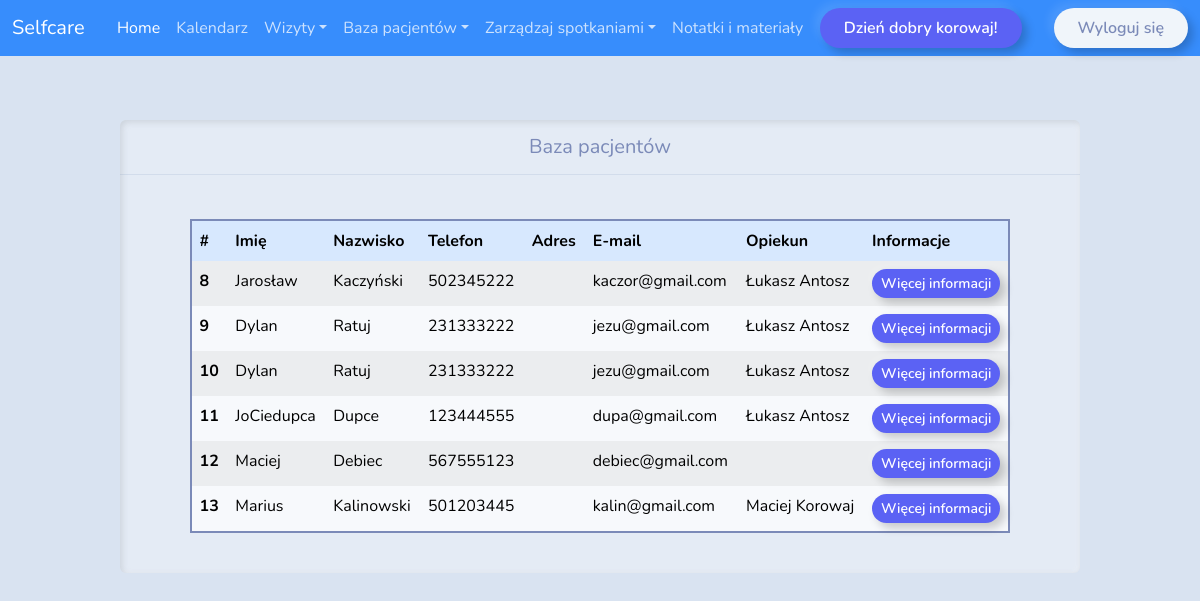
The app's page /patients/patients (signed in) with its own data.
### patients/models.py (models this page shows, shortened)
class Patient(models.Model):
    first_name = models.CharField(max_length=30)
    last_name = models.CharField(max_length=30)
    street = models.CharField(max_length=100, null=True)
    code = models.CharField(max_length=15, null=True)
    city = models.CharField(max_length = 40, null=True)
    phone_number = models.IntegerField()
    curator = models.ManyToManyField(Doctor, related_name="curator")
    email = models.EmailField(max_length=254)
    user = models.OneToOneField(User, on_delete=models.CASCADE, related_name='patient', null=True)
    group = models.ForeignKey(Group, on_delete=models.CASCADE, related_name='patients', null=True)
    captcha_score = models.FloatField(default = 0.0)

class Doctor(models.Model):
    first_name = models.CharField(max_length=30)
    last_name = models.CharField(max_length=30)
    street = models.CharField(max_length=100, null=True)
    code = models.CharField(max_length=6, null=True)
    city = models.CharField(max_length = 40, null=True)
    phone_number = models.IntegerField()
    proteges = models.ManyToManyField('Patient',blank=True, related_name="proteges")
    email = models.EmailField(max_length=254)
    user = models.OneToOneField(User, on_delete=models.CASCADE, related_name='doctor',null=True)
    captcha_score = models.FloatField(default = 0.0)
    group = models.ForeignKey(Group, on_delete=models.CASCADE, related_name='doctos', null=True)
    class Meta:
        permissions = [
            ("doctor_permission", "doctor_permission")
            ]

### patients/views.py (the view)
# urls.py: path('patients/', include("patients.urls")),
@group_required('doctors')
def patients(request):
    patients = Patient.objects.all()
    return render(request,"patients/patients.html", {
        "patients": patients,
        'user': request.user
    })

### patients/helpers.py (called while the page is built)
def group_required(group, login_url=None, raise_exception=False):
    def check_perms(user):
        if isinstance(group, six.string_types):
            groups = (group, )
        else:
            groups = group
        if user.groups.filter(name__in=groups).exists():
            return True
        if raise_exception:
            raise PermissionDenied
        return False
    return user_passes_test(check_perms, login_url=login_url)

### patients/templatetags/auth_extras.py (called while the page is built)
@register.filter(name='has_group')
def has_group(user, group_name):
    group = Group.objects.get(name=group_name)
    return True if group in user.groups.all() else False

### patients/templates/patients/patients.html (shortened to what this page needs)
{% extends "patients/layout.html" %}
{% load static %}
{% block body %}
<div class= "container-patients">
  <div class="card border-primary mb-3" style="width: 80%;">
      <div class="card-header text-center fs-5">Baza pacjentów</div>
      <div class="form-newpatient">
      <div class="card-body">
<div class="tables">
    <table id="data" class="table table-bordered table-striped table-hover patients-table">
      <thead>
      <tr class="table-primary">
        <th scope="col">#</th>
        <th scope="col">Imię</th>
        <th scope="col">Nazwisko</th>
        <th scope="col">Telefon</th>
        <th scope="col">Adres</th>
        <th scope="col">E-mail</th>
        <th scope="col">Opiekun</th>
        <th scope="col">Informacje</th>
      </tr>
      </thead>
      <tbody>
        {% for patient in patients  %}
      <tr class="table-secondary">
        <th scope="row">{{ patient.id }}</th>
        <td>{{ patient.first_name }}</td>
        <td>{{ patient.last_name }}</td>
        <td>{{ patient.phone_number}}</td>
        <td>{{ patient.address}}</td>
        <td>{{ patient.email}}</td>
        <td>
          {% for doctor in patient.curator.all %}
            {{ doctor.first_name }} {{doctor.last_name }}
          {% endfor %}
        </td>
        <td><a class="btn btn-outline-info btn-sm button-fill" href="{% url 'patient' patient.id %}" role="button">Więcej informacji</button>
        </td>
      </tr>
      {% endfor %}
      </tbody>
    </table>
</div>
</div>
</div>
</div>
</div>
{% endblock %}

### patients/templates/patients/layout.html (shortened to what this page needs)
{% load static %}
{% load auth_extras %}
<!DOCTYPE html>
<html lang="en">
<head>
    <link href="{% static 'patients/bootstrap.css' %}" rel="stylesheet">
</head>
<body>
  {% if request.user|has_group:"admin" %}
  <nav class="navbar navbar-expand-lg bg-primary " data-bs-theme="dark">
    <div class="container-fluid">
      <a class="navbar-brand" href="{% url 'dashboard' %}">Selfcare</a>
      <button class="navbar-toggler" type="button" data-bs-toggle="collapse" data-bs-target="#navbarColor01" aria-controls="navbarColor01" aria-expanded="false" aria-label="Toggle navigation">
        <span class="navbar-toggler-icon"></span>
      </button>
      <div class="collapse navbar-collapse" id="navbarColor01">
        <ul class="navbar-nav mx-auto">
          <li class="nav-item">
            <a class="nav-link active" href="{% url 'dashboard' %}">Home
              <span class="visually-hidden">(current)</span>
            </a>
          </li>
          <li class="nav-item">
            <a class="nav-link" href="{% url 'calendar'%}">Kalendarz</a>
          </li>
          <li class="nav-item dropdown">
            <a class="nav-link dropdown-toggle" data-bs-toggle="dropdown" href="#" role="button" aria-haspopup="true" aria-expanded="false">Wizyty</a>
            <div class="dropdown-menu">
              <a class="dropdown-item" href="{% url 'meetings' %}">Pełna lista wizyt</a>
              <a class="dropdown-item" href="{% url 'newmeeting' %}">Dodaj wizytę</a>
            </div>
          </li>
          <li class="nav-item dropdown">
            <a class="nav-link dropdown-toggle" data-bs-toggle="dropdown" href="#" role="button" aria-haspopup="true" aria-expanded="false">Baza pacjentów</a>
            <div class="dropdown-menu">
              <a class="dropdown-item" href="{% url 'patients' %}">Lista zarejestrowanych pacjentów</a>
              <a class="dropdown-item" href="{% url 'newpatient' %}">Dodaj nowego pacjenta</a>
            </div>
          </li>
          <li class="nav-item dropdown">
            <a class="nav-link dropdown-toggle" data-bs-toggle="dropdown" href="#" role="button" aria-haspopup="true" aria-expanded="false">Baza lekarzy</a>
            <div class="dropdown-menu">
              <a class="dropdown-item" href="{% url 'doctors' %}">Lista zarejestrowanych lekarzy</a>
              <a class="dropdown-item" href="{% url 'newdoctor' %}">Dodaj nowego lekarza</a>
            </div>
          </li>
          <li class="nav-item dropdown">
            <a class="nav-link dropdown-toggle" data-bs-toggle="dropdown" href="#" role="button" aria-haspopup="true" aria-expanded="false">Zarządzaj spotkaniem</a>
            <div class="dropdown-menu">
              <a class="dropdown-item" href="{% url 'doctors_meetings' %}">Moje spoktania</a>
            </div>
          </li>
          <li class="nav-item dropdown">
            <a class="nav-link dropdown-toggle" data-bs-toggle="dropdown" href="#" role="button" aria-haspopup="true" aria-expanded="false">Notatki i materiały</a>
            <div class="dropdown-menu">
              <a class="dropdown-item" href="{% url 'upload_images'%}">Notatki i materiały</a>
            </div>
          </li>
        </ul>
        <button class="btn btn-outline-info" style="line-height: 0.5rem; margin-right:2rem;">Dzień dobry {{request.user}}!</button>
        <a href="{%url 'logoutUser'%}">
          <button action="logoutUser" class="btn btn-outline-light" style="line-height: 0.5rem;">Wyloguj się</button>
        </a>
      </div>
    </div>
  </nav>
  {% elif request.user|has_group:"doctors" %}
  <nav class="navbar navbar-expand-lg bg-primary " data-bs-theme="dark">
    <div class="container-fluid">
      <a class="navbar-brand" href="{% url 'dashboard' %}">Selfcare</a>
      <div class="collapse navbar-collapse" id="navbarColor01">
        <ul class="navbar-nav mx-auto">
          <li class="nav-item">
            <a class="nav-link active" href="{% url 'dashboard' %}">Home
            </a>
          </li>
          <li class="nav-item">
            <a class="nav-link" href="{% url 'calendar'%}">Kalendarz</a>
          </li>
          <li class="nav-item dropdown">
            <a class="nav-link dropdown-toggle" data-bs-toggle="dropdown" href="#" role="button" aria-haspopup="true" aria-expanded="false">Wizyty</a>
          </li>
          <li class="nav-item dropdown">
            <a class="nav-link dropdown-toggle" data-bs-toggle="dropdown" href="#" role="button" aria-haspopup="true" aria-expanded="false">Baza pacjentów</a>
          </li>
          <li class="nav-item dropdown">
            <a class="nav-link dropdown-toggle" data-bs-toggle="dropdown" href="#" role="button" aria-haspopup="true" aria-expanded="false">Zarządzaj spotkaniami</a>
          </li>
          <li class="nav-item">
            <a class="nav-link" href="{% url 'upload_images'%}">Notatki i materiały</a>
          </li>
        </ul>
        <button class="btn btn-outline-info" style="line-height: 0.5rem; margin-right:2rem;">Dzień dobry {{request.user}}!</button>
        <a href="{%url 'logoutUser'%}">
          <button action="logoutUser" class="btn btn-outline-light" style="line-height: 0.5rem;">Wyloguj się</button>
        </a>
      </div>
    </div>
  </nav>
  {% else %}
  <h1> BLOCK ERROR - GROUP ERROR </h1>
  {% endif %}
    {% block body %}
    {% endblock %}
</body>
</html>

### patients/templates/patients/patients.html (style rules this page uses)
.container-patients { padding-top: 4rem; display: flex; margin-left: auto; margin-right: auto; justify-content: center; align-items: center; height: 100%; }

### records on screen
Patient: id "8", first_name "Jarosław", last_name "Kaczyński", phone_number "502345222", email "kaczor@gmail.com"
Doctor: first_name "Łukasz", last_name "Antosz"
Patient: id "9", first_name "Dylan", last_name "Ratuj", phone_number "231333222", email "jezu@gmail.com"
Patient: id "10", first_name "Dylan", last_name "Ratuj", phone_number "231333222", email "jezu@gmail.com"
Patient: id "11", first_name "JoCiedupca", last_name "Dupce", phone_number "123444555", email "dupa@gmail.com"
Patient: id "12", first_name "Maciej", last_name "Debiec", phone_number "567555123", email "debiec@gmail.com"
Patient: id "13", first_name "Marius", last_name "Kalinowski", phone_number "501203445", email "kalin@gmail.com"
Doctor: first_name "Maciej", last_name "Korowaj"

### other values on screen
{{ request.user }} "korowaj"
